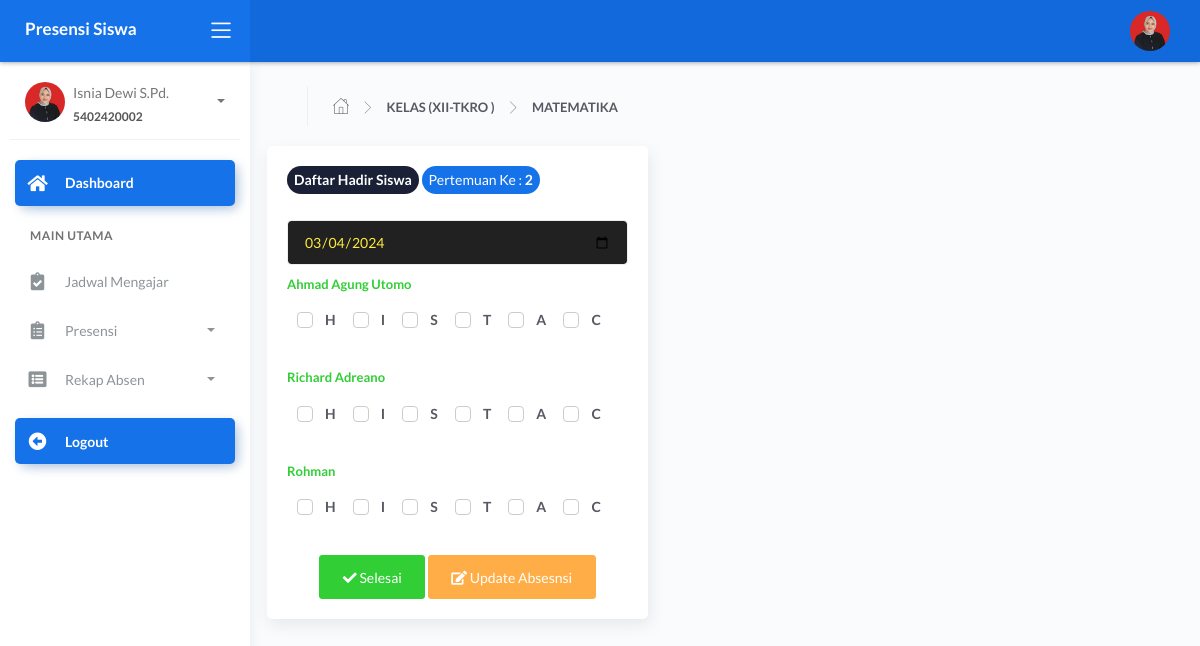
The page /guru/index.php?page=absen&pelajaran=27 (signed in) on the database as committed earlier.
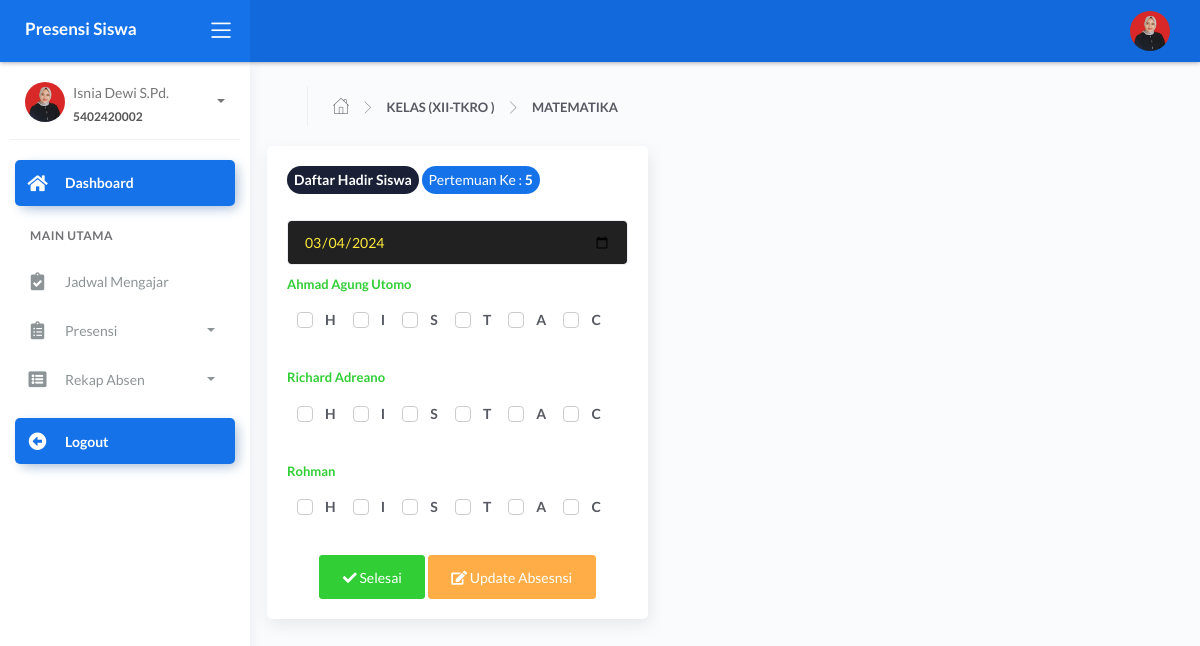
The same page on the database as committed later.
### tables this page shows
CREATE TABLE `tb_guru` (
  `id_guru` int(11) NOT NULL,
  `nip` varchar(15) NOT NULL,
  `nama_guru` varchar(120) NOT NULL,
  `email` varchar(65) NOT NULL,
  `password` varchar(100) NOT NULL,
  `foto` varchar(255) NOT NULL,
  `status` varchar(5) NOT NULL
);

CREATE TABLE `tb_mengajar` (
  `id_mengajar` int(11) NOT NULL,
  `kode_pelajaran` varchar(30) NOT NULL,
  `hari` varchar(40) NOT NULL,
  `jam_mengajar` varchar(60) NOT NULL,
  `jamke` varchar(11) NOT NULL,
  `id_guru` int(11) NOT NULL,
  `id_mapel` int(11) NOT NULL,
  `id_mkelas` int(11) NOT NULL,
  `id_semester` int(11) NOT NULL,
  `id_thajaran` int(11) NOT NULL
);

CREATE TABLE `tb_mkelas` (
  `id_mkelas` int(11) NOT NULL,
  `kd_kelas` varchar(40) NOT NULL,
  `nama_kelas` varchar(40) NOT NULL
);

CREATE TABLE `tb_master_mapel` (
  `id_mapel` int(11) NOT NULL,
  `kode_mapel` varchar(40) NOT NULL,
  `mapel` varchar(60) NOT NULL
);

CREATE TABLE `_logabsensi` (
  `id_presensi` int(11) NOT NULL,
  `id_mengajar` int(11) NOT NULL,
  `id_siswa` int(11) NOT NULL,
  `tgl_absen` date NOT NULL,
  `ket` enum('H','I','S','T','A','C') NOT NULL,
  `pertemuan_ke` varchar(30) NOT NULL
);

CREATE TABLE `tb_siswa` (
  `id_siswa` int(11) NOT NULL,
  `nis` varchar(60) NOT NULL,
  `nama_siswa` varchar(120) NOT NULL,
  `tempat_lahir` varchar(100) NOT NULL,
  `tgl_lahir` date NOT NULL,
  `jk` varchar(30) NOT NULL,
  `alamat` text NOT NULL,
  `password` varchar(255) NOT NULL,
  `foto` varchar(255) NOT NULL,
  `status` varchar(15) NOT NULL,
  `th_angkatan` year(4) NOT NULL,
  `id_mkelas` int(11) NOT NULL
);

### guru/index.php (the view, shortened to what this page needs)
<?php
 include '../config/db.php';
?> <script>
   <?php
$id_login = @$_SESSION['guru'];
$sql = mysqli_query($con,"SELECT * FROM tb_guru
 WHERE id_guru = '$id_login'") or die(mysqli_error($con));
$data = mysqli_fetch_array($sql);
$mengajar = mysqli_query($con,"SELECT * FROM tb_mengajar
INNER JOIN tb_master_mapel ON tb_mengajar.id_mapel=tb_master_mapel.id_mapel
INNER JOIN tb_mkelas ON tb_mengajar.id_mkelas=tb_mkelas.id_mkelas
INNER JOIN tb_semester ON tb_mengajar.id_semester=tb_semester.id_semester
INNER JOIN tb_thajaran ON tb_mengajar.id_thajaran=tb_thajaran.id_thajaran
WHERE tb_mengajar.id_guru='$data[id_guru]' AND tb_thajaran.status=1 ");
?>
<!DOCTYPE html>
<html lang="en">
<head>
	<link rel="stylesheet" href="../assets/css/bootstrap.min.css">
	<link rel="stylesheet" href="../assets/css/atlantis.min.css">
	<link rel="stylesheet" href="../assets/css/demo.css">
</head>
<body>
	<div class="wrapper">
		<div class="main-header">
			<div class="logo-header" data-background-color="blue">
				<a href="index.php" class="logo">
					<b class="text-white">Presensi Siswa</b>
				</a>
				<div class="nav-toggle">
					<button class="btn btn-toggle toggle-sidebar">
						<i class="icon-menu"></i>
					</button>
				</div>
			</div>
			<nav class="navbar navbar-header navbar-expand-lg" data-background-color="blue2">
				<div class="container-fluid">
					<ul class="navbar-nav topbar-nav ml-md-auto align-items-center">
						<li class="nav-item dropdown hidden-caret">
							<a class="dropdown-toggle profile-pic" data-toggle="dropdown" href="#" aria-expanded="false">
								<div class="avatar-sm">
									<img src="../assets/img/user/<?=$data['foto'] ?>" alt="..." class="avatar-img rounded-circle">
								</div>
							</a>
						</li>
					</ul>
				</div>
			</nav>
		</div>
		<div class="sidebar sidebar-style-2">
			<div class="sidebar-wrapper scrollbar scrollbar-inner">
				<div class="sidebar-content">
					<div class="user">
						<div class="avatar-sm float-left mr-2">
							<img src="../assets/img/user/<?=$data['foto'] ?>" alt="..." class="avatar-img rounded-circle">
						</div>
						<div class="info">
							<a data-toggle="collapse" href="#collapseExample" aria-expanded="true">
								<span>
									<?=$data['nama_guru'] ?>
									<span class="user-level"><?=$data['nip'] ?></span>
									<span class="caret"></span>
								</span>
							</a>
						</div>
					</div>
					<ul class="nav nav-primary">
						<li class="nav-item active">
							<a href="index.php" class="collapsed">
								<i class="fas fa-home"></i>
								<p>Dashboard</p>
							</a>
						</li>
						<li class="nav-section">
							<h4 class="text-section">Main Utama</h4>
						</li>
						<li class="nav-item">
							<a href="?page=jadwal">
								<i class="fas fa-clipboard-check"></i>
								<p>Jadwal Mengajar</p>
							</a>
						</li>
						<li class="nav-item">
							<a data-toggle="collapse" href="#sidebarLayouts">
								<i class="fas fa-clipboard-list
"></i>
								<p>Presensi</p>
								<span class="caret"></span>
							</a>
						</li>
							<li class="nav-item">
							<a data-toggle="collapse" href="#rekapAbsen">
								<i class="fas fa-list-alt"></i>
								<p>Rekap Absen</p>
								<span class="caret"></span>
							</a>
						</li>
						<li class="nav-item active mt-3">
							<a href="logout.php" class="collapsed">
								<i class="fas fa-arrow-alt-circle-left"></i>
								<p>Logout</p>
							</a>
						</li>
					</ul>
				</div>
			</div>
		</div>
		<div class="main-panel">
			<div class="content">
				<?php
				$page= @$_GET['page'];
				$act = @$_GET['act'];
				if ($page=='absen') {
					if ($act=='') {
						include 'modul/absen/absen_kelas.php';
					}elseif ($act=='surat_view') {
						include 'modul/absen/view_surat_izin.php';
					}elseif ($act=='konfirmasi') {
						include 'modul/absen/konfirmasi_izin.php';
					}elseif ($act=='update') {
						include 'modul/absen/absen_kelas_update.php';
					}
				}elseif ($page=='rekap') {
					if ($act=='') {
						include 'modul/rekap/rekap_absen.php';
					}
				}elseif ($page=='jadwal') {
					if ($act=='') {
						include 'modul/jadwal/jadwal_megajar.php';
					}
				}elseif ($page=='akun') {
					include 'modul/akun/akun.php';
				}
				elseif ($page=='') {
					include 'modul/home.php';
				}else{
					echo "<b>Tidak ada Halaman</b>";
				}
				 ?>
			</div>
		<footer class="footer">
				<div class="container">
					<div class="copyright ml-auto">
					</div>
				</div>
			</footer>
		</div>
</body>
</html>

### guru/modul/absen/absen_kelas.php (shortened to what this page needs)
<?php
$kelasMengajar = mysqli_query($con,"SELECT * FROM tb_mengajar
INNER JOIN tb_master_mapel ON tb_mengajar.id_mapel=tb_master_mapel.id_mapel
INNER JOIN tb_mkelas ON tb_mengajar.id_mkelas=tb_mkelas.id_mkelas
INNER JOIN tb_semester ON tb_mengajar.id_semester=tb_semester.id_semester
INNER JOIN tb_thajaran ON tb_mengajar.id_thajaran=tb_thajaran.id_thajaran
WHERE tb_mengajar.id_guru='$data[id_guru]' AND tb_mengajar.id_mengajar='$_GET[pelajaran]'  AND tb_thajaran.status=1  ");
foreach ($kelasMengajar as $d)
	?>
<div class="page-inner">
	<div class="page-header">
<ul class="breadcrumbs" style="font-weight: bold;">
<li class="nav-home">
<a href="#">
<i class="flaticon-home"></i>
</a>
</li>
<li class="separator">
<i class="flaticon-right-arrow"></i>
</li>
<li class="nav-item">
<a href="#">KELAS (<?=strtoupper($d['nama_kelas']) ?> )</a>
</li>
<li class="separator">
<i class="flaticon-right-arrow"></i>
</li>
<li class="nav-item">
<a href="#"><?=strtoupper($d['mapel']) ?></a>
</li>
</ul>
</div>
					<div class="row">
						<?php
								$last_pertemuan = mysqli_query($con,"SELECT * FROM _logabsensi WHERE id_mengajar='$_GET[pelajaran]' GROUP BY pertemuan_ke ORDER BY pertemuan_ke DESC LIMIT 1  ");
								$cekPertemuan = mysqli_num_rows($last_pertemuan);
								$jml = mysqli_fetch_array($last_pertemuan);
								if ($cekPertemuan > 0 ) {
								$pertemuan = $jml['pertemuan_ke']+1;
								}else{
								 $pertemuan = 1;
								}
								?>
							<div class="card">
								<div class="card-body">
									<form action="" method="post">
									<p>
									<span class="badge badge-default" style="padding: 7px;font-size: 14px;"><b>Daftar Hadir Siswa</b>
									</span>
									<span class="badge badge-primary" style="padding: 7px;font-size: 14px;">
									Pertemuan Ke : <b><?=$pertemuan; ?></b>
									</span>
									</p>
									<div class="card-list">
									<input type="date" name="tgl" class="form-control" value="<?=date('Y-m-d') ?>" style="background-color: #212121;color: #FFEB3B;">
										<?php
										$siswa = mysqli_query($con,"SELECT * FROM tb_siswa WHERE id_mkelas='$d[id_mkelas]' ORDER BY id_siswa ASC ");
										foreach ($siswa as $i =>$s) {?>
										<div class="item-list">
											<div class="info-user">
												<div class="username">
													<b class="text-success"><?=$s['nama_siswa'] ?></b>
												</div>
												<div class="status mt-0">
													<div class="form-check">
														<label class="form-check-label">
														<span class="form-check-sign">H</span>
														</label>
														<label class="form-check-label">
														<span class="form-check-sign">I</span>
														</label>
															<label class="form-check-label">
														<span class="form-check-sign">S</span>
														</label>
														<label class="form-check-label">
														<span class="form-check-sign">T</span>
														</label>
														<label class="form-check-label">
														<span class="form-check-sign">A</span>
														</label>
														<label class="form-check-label">
														<span class="form-check-sign">C</span>
														</label>
													</div>
												</div>
											</div>
										</div>
									<?php } ?>
									</div>
									<center>
										<button type="submit" name="absen" class="btn btn-success">
										<i class="fa fa-check"></i> Selesai
									</button>
									<a href="?page=absen&act=update&pelajaran=<?=$_GET['pelajaran']; ?>" class="btn btn-warning"><i class="fas fa-edit"></i> Update Absesnsi</a>
									</center>
								</div>
							</div>
						</div>
					</div>
				</div>

Rows that differ between the two databases and show on the page:
no longer on this page (row unchanged): _logabsensi: pertemuan_ke "2"
added _logabsensi: pertemuan_ke "5"
